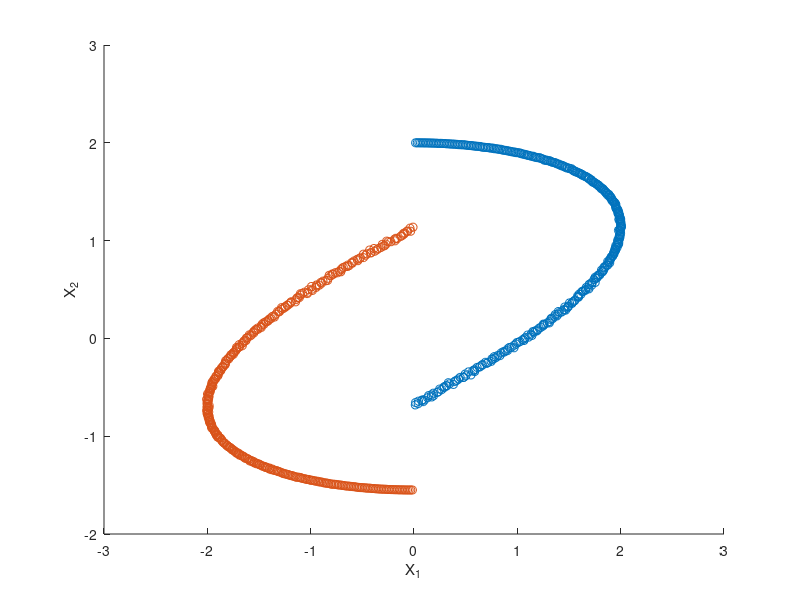

Write the MATLAB code that produced this figure. (Note: this script raises an error after producing the figure.)
% Initial params
sig = 0.01;
sig2 = 100;
nc = 6;
approx = 'eigs'; % 'eign' for Nystrom
nb = 400;

% Construct & plot the dataset
%rng('default')
leng = 1;
for t=1:nb, 
  yin(t,:) = [2.*sin(t/nb*pi*leng) 2.*cos(.61*t/nb*pi*leng) (t/nb*sig)]; 
  yang(t,:) = [-2.*sin(t/nb*pi*leng) .45-2.*cos(.61*t/nb*pi*leng) (t/nb*sig)]; 
  samplesyin(t,:)  = [yin(t,1)+yin(t,3).*randn   yin(t,2)+yin(t,3).*randn];
  samplesyang(t,:) = [yang(t,1)+yang(t,3).*randn   yang(t,2)+yang(t,3).*randn];
end
h=figure; hold on
plot(samplesyin(:,1),samplesyin(:,2),'o');
plot(samplesyang(:,1),samplesyang(:,2),'o');
xlabel('X_1');
ylabel('X_2');
%title('Structured dataset');
disp('Press any key to continue');
pause;

% Do tuning
Xtr = [samplesyin;samplesyang];
%[lam,U] = kpca([samplesyin;samplesyang],'RBF_kernel',sig2,[],approx,nc);
%[lam,U] = kpca(Xtr,'RBF_kernel',sig2);
[lam,U] = kpca(Xtr,'RBF_kernel',sig2,[],approx,nc);
[lam, perm] = sort(-lam); lam = -lam; U = U(:,perm); 
projections = kernel_matrix(Xtr,'RBF_kernel',sig2,Xtr)'*U;
%[Xr,d] = preimage_rbf(Xtr,sig2,U,projections(:,1:nc),'r'); % Reconstruction
%Xd = preimage_rbf(Xtr,sig2,U(:,1:npcs),Xnoisy,'d');      % Denoising
[Xdtr,d] = preimage_rbf(Xtr,sig2,U(:,1:npcs));  % Denoising on the training data

